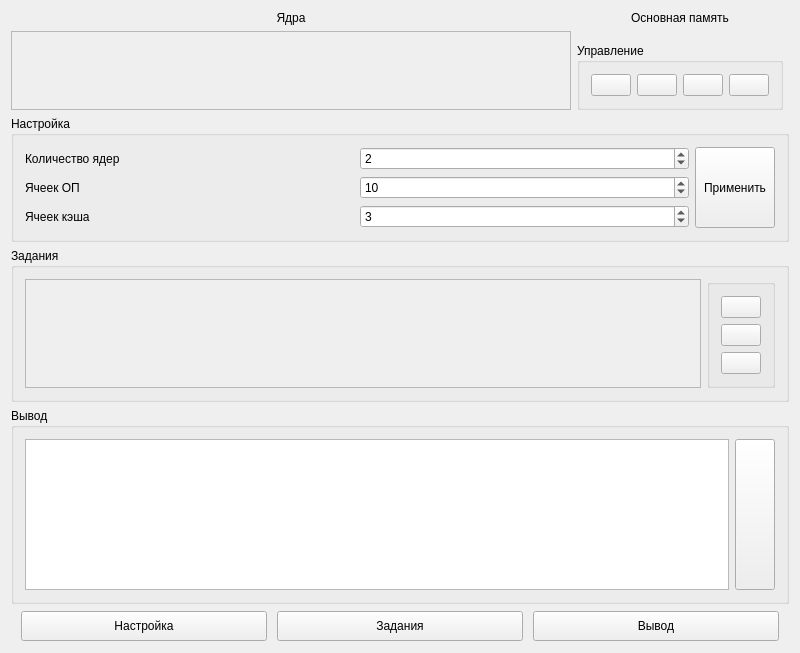
<?xml version="1.0" encoding="UTF-8"?>
<ui version="4.0">
 <class>MainWindow</class>
 <widget class="QMainWindow" name="MainWindow">
  <property name="geometry">
   <rect>
    <x>0</x>
    <y>0</y>
    <width>800</width>
    <height>653</height>
   </rect>
  </property>
  <property name="windowTitle">
   <string>Симулятор работы MESIF</string>
  </property>
  <property name="windowIcon">
   <iconset resource="resources.qrc">
    <normaloff>:/icons/icons/logo1.png</normaloff>:/icons/icons/logo1.png</iconset>
  </property>
  <widget class="QWidget" name="centralWidget">
   <layout class="QGridLayout" name="centralLayout">
    <item row="8" column="0" colspan="3">
     <widget class="QGroupBox" name="outputBox">
      <property name="title">
       <string>Вывод</string>
      </property>
      <layout class="QHBoxLayout" name="horizontalLayout_2">
       <item>
        <widget class="QTextBrowser" name="textBrowser">
         <property name="maximumSize">
          <size>
           <width>16777215</width>
           <height>16777215</height>
          </size>
         </property>
        </widget>
       </item>
       <item>
        <widget class="QPushButton" name="clearOutputButton">
         <property name="sizePolicy">
          <sizepolicy hsizetype="Minimum" vsizetype="Minimum">
           <horstretch>0</horstretch>
           <verstretch>0</verstretch>
          </sizepolicy>
         </property>
         <property name="toolTip">
          <string>Очистить вывод</string>
         </property>
         <property name="text">
          <string/>
         </property>
         <property name="icon">
          <iconset resource="resources.qrc">
           <normaloff>:/icons/icons/editdelete.png</normaloff>:/icons/icons/editdelete.png</iconset>
         </property>
         <property name="iconSize">
          <size>
           <width>32</width>
           <height>32</height>
          </size>
         </property>
        </widget>
       </item>
      </layout>
     </widget>
    </item>
    <item row="9" column="0" colspan="3">
     <widget class="QWidget" name="buttonBox" native="true">
      <property name="sizePolicy">
       <sizepolicy hsizetype="Preferred" vsizetype="Fixed">
        <horstretch>0</horstretch>
        <verstretch>0</verstretch>
       </sizepolicy>
      </property>
      <property name="minimumSize">
       <size>
        <width>0</width>
        <height>32</height>
       </size>
      </property>
      <property name="maximumSize">
       <size>
        <width>16777215</width>
        <height>128</height>
       </size>
      </property>
      <property name="autoFillBackground">
       <bool>false</bool>
      </property>
      <layout class="QHBoxLayout" name="buttonLayout">
       <property name="spacing">
        <number>10</number>
       </property>
       <property name="leftMargin">
        <number>10</number>
       </property>
       <property name="topMargin">
        <number>1</number>
       </property>
       <property name="rightMargin">
        <number>10</number>
       </property>
       <property name="bottomMargin">
        <number>1</number>
       </property>
       <item>
        <widget class="QPushButton" name="configButton">
         <property name="sizePolicy">
          <sizepolicy hsizetype="Minimum" vsizetype="Minimum">
           <horstretch>0</horstretch>
           <verstretch>0</verstretch>
          </sizepolicy>
         </property>
         <property name="minimumSize">
          <size>
           <width>0</width>
           <height>0</height>
          </size>
         </property>
         <property name="text">
          <string>Настройка</string>
         </property>
         <property name="icon">
          <iconset resource="resources.qrc">
           <normaloff>:/icons/icons/galternatives.png</normaloff>:/icons/icons/galternatives.png</iconset>
         </property>
         <property name="iconSize">
          <size>
           <width>16</width>
           <height>16</height>
          </size>
         </property>
        </widget>
       </item>
       <item>
        <widget class="QPushButton" name="actionButton">
         <property name="sizePolicy">
          <sizepolicy hsizetype="Minimum" vsizetype="Minimum">
           <horstretch>0</horstretch>
           <verstretch>0</verstretch>
          </sizepolicy>
         </property>
         <property name="minimumSize">
          <size>
           <width>0</width>
           <height>0</height>
          </size>
         </property>
         <property name="text">
          <string>Задания</string>
         </property>
         <property name="icon">
          <iconset resource="resources.qrc">
           <normaloff>:/icons/icons/gnomeplanner.png</normaloff>:/icons/icons/gnomeplanner.png</iconset>
         </property>
         <property name="iconSize">
          <size>
           <width>16</width>
           <height>16</height>
          </size>
         </property>
        </widget>
       </item>
       <item>
        <widget class="QPushButton" name="outputButton">
         <property name="sizePolicy">
          <sizepolicy hsizetype="Minimum" vsizetype="Minimum">
           <horstretch>0</horstretch>
           <verstretch>0</verstretch>
          </sizepolicy>
         </property>
         <property name="minimumSize">
          <size>
           <width>0</width>
           <height>0</height>
          </size>
         </property>
         <property name="text">
          <string>Вывод</string>
         </property>
         <property name="icon">
          <iconset resource="resources.qrc">
           <normaloff>:/icons/icons/gtksortdescending.png</normaloff>:/icons/icons/gtksortdescending.png</iconset>
         </property>
        </widget>
       </item>
      </layout>
     </widget>
    </item>
    <item row="4" column="0" colspan="3">
     <widget class="QGroupBox" name="configBox">
      <property name="minimumSize">
       <size>
        <width>699</width>
        <height>0</height>
       </size>
      </property>
      <property name="title">
       <string>Настройка</string>
      </property>
      <layout class="QGridLayout" name="configLayout">
       <item row="0" column="1">
        <widget class="QSpinBox" name="kernelCount">
         <property name="minimum">
          <number>1</number>
         </property>
         <property name="maximum">
          <number>32</number>
         </property>
         <property name="value">
          <number>2</number>
         </property>
        </widget>
       </item>
       <item row="2" column="0">
        <widget class="QLabel" name="cacheCountLabel">
         <property name="text">
          <string>Ячеек кэша</string>
         </property>
        </widget>
       </item>
       <item row="1" column="1">
        <widget class="QSpinBox" name="ramCount">
         <property name="minimum">
          <number>1</number>
         </property>
         <property name="maximum">
          <number>256</number>
         </property>
         <property name="value">
          <number>10</number>
         </property>
        </widget>
       </item>
       <item row="0" column="0">
        <widget class="QLabel" name="kernelCountLabel">
         <property name="text">
          <string>Количество ядер</string>
         </property>
        </widget>
       </item>
       <item row="1" column="0">
        <widget class="QLabel" name="ramCountLabel">
         <property name="text">
          <string>Ячеек ОП</string>
         </property>
        </widget>
       </item>
       <item row="2" column="1">
        <widget class="QSpinBox" name="cacheCount">
         <property name="minimum">
          <number>1</number>
         </property>
         <property name="maximum">
          <number>256</number>
         </property>
         <property name="value">
          <number>3</number>
         </property>
        </widget>
       </item>
       <item row="0" column="2" rowspan="3">
        <widget class="QPushButton" name="applyButton">
         <property name="sizePolicy">
          <sizepolicy hsizetype="Fixed" vsizetype="Minimum">
           <horstretch>0</horstretch>
           <verstretch>0</verstretch>
          </sizepolicy>
         </property>
         <property name="toolTip">
          <string>Применить количество ядер, ячеек КЭШа и ячеек основной памяти</string>
         </property>
         <property name="text">
          <string>Применить</string>
         </property>
         <property name="icon">
          <iconset resource="resources.qrc">
           <normaloff>:/icons/icons/dialogapply.png</normaloff>:/icons/icons/dialogapply.png</iconset>
         </property>
         <property name="iconSize">
          <size>
           <width>32</width>
           <height>32</height>
          </size>
         </property>
        </widget>
       </item>
      </layout>
     </widget>
    </item>
    <item row="0" column="1">
     <widget class="QLabel" name="ramTableLabel">
      <property name="text">
       <string>Основная память</string>
      </property>
      <property name="alignment">
       <set>Qt::AlignCenter</set>
      </property>
     </widget>
    </item>
    <item row="0" column="0">
     <widget class="QLabel" name="kernelAreaLabel">
      <property name="text">
       <string>Ядра</string>
      </property>
      <property name="alignment">
       <set>Qt::AlignCenter</set>
      </property>
     </widget>
    </item>
    <item row="3" column="1">
     <widget class="QGroupBox" name="contrtolBox">
      <property name="title">
       <string>Управление</string>
      </property>
      <layout class="QHBoxLayout" name="horizontalLayout">
       <item>
        <widget class="QPushButton" name="startSimulationButton">
         <property name="toolTip">
          <string>Запустить симуляцию</string>
         </property>
         <property name="whatsThis">
          <string/>
         </property>
         <property name="text">
          <string/>
         </property>
         <property name="icon">
          <iconset resource="resources.qrc">
           <normaloff>:/icons/icons/play.png</normaloff>:/icons/icons/play.png</iconset>
         </property>
         <property name="iconSize">
          <size>
           <width>32</width>
           <height>32</height>
          </size>
         </property>
        </widget>
       </item>
       <item>
        <widget class="QPushButton" name="stepSimulationButton">
         <property name="toolTip">
          <string>Выполнить 1 задание</string>
         </property>
         <property name="text">
          <string/>
         </property>
         <property name="icon">
          <iconset resource="resources.qrc">
           <normaloff>:/icons/icons/step.png</normaloff>:/icons/icons/step.png</iconset>
         </property>
         <property name="iconSize">
          <size>
           <width>32</width>
           <height>32</height>
          </size>
         </property>
        </widget>
       </item>
       <item>
        <widget class="QPushButton" name="pauseSimulationButton">
         <property name="toolTip">
          <string>Пауза симуляции</string>
         </property>
         <property name="text">
          <string/>
         </property>
         <property name="icon">
          <iconset resource="resources.qrc">
           <normaloff>:/icons/icons/pause.png</normaloff>:/icons/icons/pause.png</iconset>
         </property>
         <property name="iconSize">
          <size>
           <width>32</width>
           <height>32</height>
          </size>
         </property>
        </widget>
       </item>
       <item>
        <widget class="QPushButton" name="stopSimulationButton">
         <property name="toolTip">
          <string>Остановить симуляцию</string>
         </property>
         <property name="text">
          <string/>
         </property>
         <property name="icon">
          <iconset resource="resources.qrc">
           <normaloff>:/icons/icons/stop.png</normaloff>:/icons/icons/stop.png</iconset>
         </property>
         <property name="iconSize">
          <size>
           <width>32</width>
           <height>32</height>
          </size>
         </property>
        </widget>
       </item>
      </layout>
     </widget>
    </item>
    <item row="1" column="0" rowspan="3">
     <widget class="QScrollArea" name="kernelArea">
      <property name="widgetResizable">
       <bool>true</bool>
      </property>
      <widget class="QWidget" name="scrollAreaWidgetContents">
       <property name="geometry">
        <rect>
         <x>0</x>
         <y>0</y>
         <width>550</width>
         <height>92</height>
        </rect>
       </property>
       <layout class="QGridLayout" name="kernelAreaLayout"/>
      </widget>
     </widget>
    </item>
    <item row="7" column="0" colspan="3">
     <widget class="QGroupBox" name="actionBox">
      <property name="title">
       <string>Задания</string>
      </property>
      <layout class="QHBoxLayout" name="horizontalLayout_3">
       <item>
        <widget class="QScrollArea" name="scrollArea">
         <property name="widgetResizable">
          <bool>true</bool>
         </property>
         <widget class="QWidget" name="actionAreaWidget">
          <property name="geometry">
           <rect>
            <x>0</x>
            <y>0</y>
            <width>682</width>
            <height>168</height>
           </rect>
          </property>
          <layout class="QGridLayout" name="actionLayout"/>
         </widget>
        </widget>
       </item>
       <item>
        <widget class="QGroupBox" name="actionSetBox">
         <property name="maximumSize">
          <size>
           <width>80</width>
           <height>16777215</height>
          </size>
         </property>
         <property name="title">
          <string/>
         </property>
         <layout class="QVBoxLayout" name="verticalLayout_3">
          <item>
           <widget class="QPushButton" name="openTaskButton">
            <property name="sizePolicy">
             <sizepolicy hsizetype="Minimum" vsizetype="Minimum">
              <horstretch>0</horstretch>
              <verstretch>0</verstretch>
             </sizepolicy>
            </property>
            <property name="toolTip">
             <string>Открыть список заданий для ядер</string>
            </property>
            <property name="text">
             <string/>
            </property>
            <property name="icon">
             <iconset resource="resources.qrc">
              <normaloff>:/icons/icons/folder.png</normaloff>:/icons/icons/folder.png</iconset>
            </property>
            <property name="iconSize">
             <size>
              <width>32</width>
              <height>32</height>
             </size>
            </property>
           </widget>
          </item>
          <item>
           <widget class="QPushButton" name="actionSaveButton">
            <property name="sizePolicy">
             <sizepolicy hsizetype="Minimum" vsizetype="Minimum">
              <horstretch>0</horstretch>
              <verstretch>0</verstretch>
             </sizepolicy>
            </property>
            <property name="toolTip">
             <string>Сохранить задание</string>
            </property>
            <property name="text">
             <string/>
            </property>
            <property name="icon">
             <iconset resource="resources.qrc">
              <normaloff>:/icons/icons/documentsave.png</normaloff>:/icons/icons/documentsave.png</iconset>
            </property>
            <property name="iconSize">
             <size>
              <width>32</width>
              <height>32</height>
             </size>
            </property>
           </widget>
          </item>
          <item>
           <widget class="QPushButton" name="actionAddButton">
            <property name="sizePolicy">
             <sizepolicy hsizetype="Minimum" vsizetype="Minimum">
              <horstretch>0</horstretch>
              <verstretch>0</verstretch>
             </sizepolicy>
            </property>
            <property name="toolTip">
             <string>Добавить новый пункт в задание</string>
            </property>
            <property name="text">
             <string/>
            </property>
            <property name="icon">
             <iconset resource="resources.qrc">
              <normaloff>:/icons/icons/stock.png</normaloff>:/icons/icons/stock.png</iconset>
            </property>
            <property name="iconSize">
             <size>
              <width>32</width>
              <height>32</height>
             </size>
            </property>
           </widget>
          </item>
         </layout>
        </widget>
       </item>
      </layout>
     </widget>
    </item>
   </layout>
  </widget>
 </widget>
 <layoutdefault spacing="6" margin="11"/>
 <tabstops>
  <tabstop>kernelCount</tabstop>
  <tabstop>ramCount</tabstop>
  <tabstop>cacheCount</tabstop>
 </tabstops>
 <resources>
  <include location="resources.qrc"/>
 </resources>
 <connections/>
</ui>
